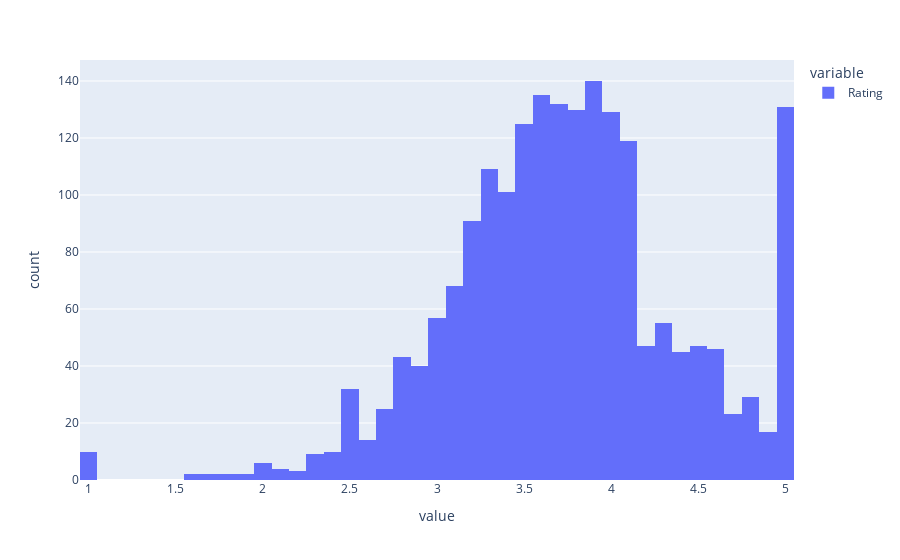

Here is the notebook cell this chart was saved with:
### Code cell
px.histogram(df['Rating'])

### Figure 1 — Plotly figure (JSON) as saved in the notebook; plotly's stock layout.template omitted (floating-point values rounded to 4 significant figures; data arrays with more than 128 entries replaced by an {"elided": "..."} marker saying what was removed)
{"data": [{"alignmentgroup": "True", "bingroup": "x", "hovertemplate": "variable=Rating<br>value=%{x}<br>count=%{y}<extra></extra>", "legendgroup": "Rating", "marker": {"color": "#636efa", "pattern": {"shape": ""}}, "name": "Rating", "offsetgroup": "Rating", "orientation": "v", "showlegend": true, "type": "histogram", "x": {"elided": "2251 float values"}, "xaxis": "x", "yaxis": "y"}], "layout": {"barmode": "relative", "legend": {"title": {"text": "variable"}, "tracegroupgap": 0}, "margin": {"t": 60}, "xaxis": {"anchor": "y", "domain": [0, 1], "title": {"text": "value"}}, "yaxis": {"anchor": "x", "domain": [0, 1], "title": {"text": "count"}}}}
